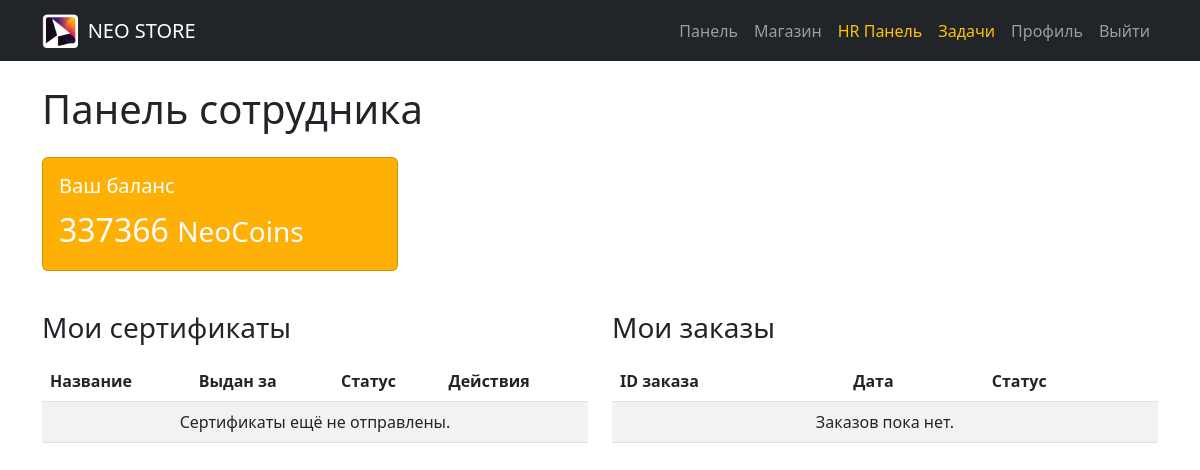
Before: /dashboard/ (signed in) with the older database file.
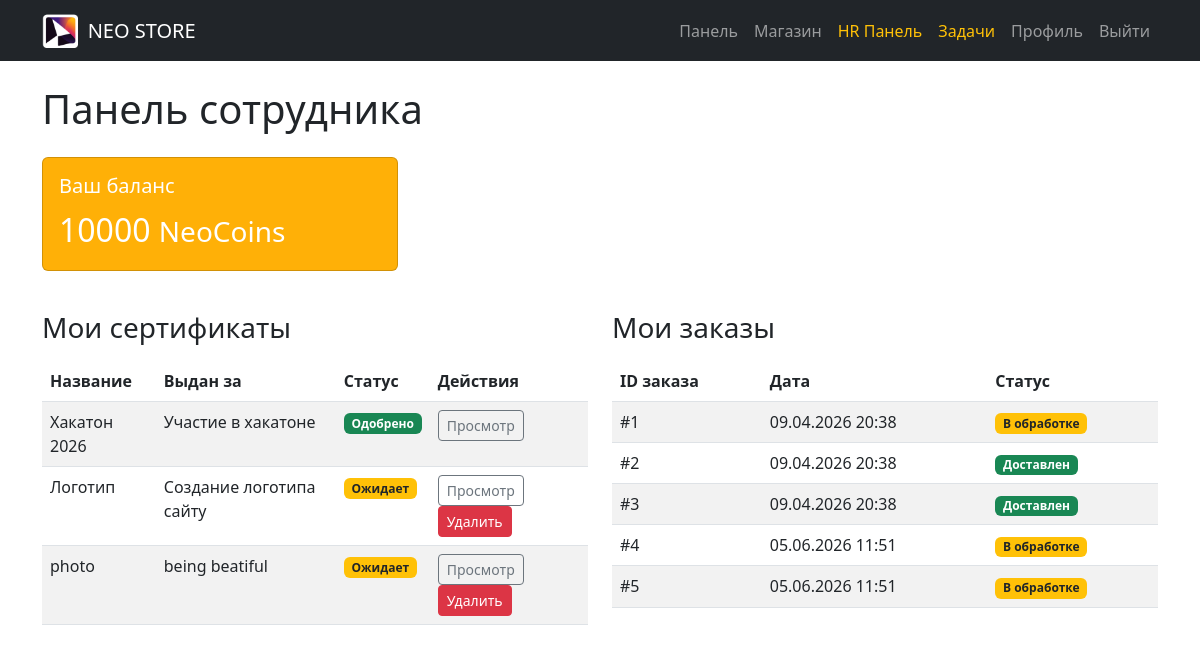
After: the same page with the newer database file.
### home/models.py (models this page shows, shortened)
class Certificate(models.Model):
    user = models.ForeignKey(User, on_delete=models.CASCADE)
    state = models.BooleanField(verbose_name='Is Checked', default=False)
    name = models.CharField(verbose_name='Name', max_length=100)
    givenfor = models.CharField(verbose_name='Given for', max_length=100)
    date = models.DateTimeField(verbose_name='Date of birth', null=True, auto_now_add=True)
    photo = models.FileField(verbose_name='File', upload_to='certificates/', null=True, blank=True)

class Order(models.Model):
    user = models.ForeignKey(User, on_delete=models.CASCADE)
    date = models.DateTimeField(verbose_name='Date of creation', auto_now_add=True)
    state = models.BooleanField(verbose_name='Is ready', default=False)

### home/views.py (the view)
# urls.py: path('dashboard/', views.employee_dashboard, name='employee-dashboard'),
@login_required
def employee_dashboard(request):
    user = request.user
    balance = user.wallet.money if user.wallet else 0
    my_certificates = Certificate.objects.filter(user=user)
    my_orders = Order.objects.filter(user=user)
    return render(request, 'home/employee_dashboard.html', {
        'balance': balance,
        'certificates': my_certificates,
        'orders': my_orders,
    })

### home/templates/home/employee_dashboard.html (shortened to what this page needs)
{% extends 'base.html' %}
{% block content %}
    <h1>Панель сотрудника</h1>
    <div class="row mt-4">
        <div class="col-md-4">
            <div class="card text-white mb-3" style="background-color: #FFB007;">
                <div class="card-body">
                    <h5 class="card-title">Ваш баланс</h5>
                    <p class="card-text fs-2">{{ balance }} <small>NeoCoins</small></p>
                </div>
            </div>
        </div>
    </div>
    <div class="row mt-4">
        <div class="col-md-6">
            <h3>Мои сертификаты</h3>
            <table class="table table-striped mt-3">
                <thead>
                    <tr>
                        <th>Название</th>
                        <th>Выдан за</th>
                        <th>Статус</th>
                        <th>Действия</th>
                    </tr>
                </thead>
                <tbody>
                    {% for cert in certificates %}
                        <tr>
                            <td>{{ cert.name }}</td>
                            <td>{{ cert.givenfor }}</td>
                            <td>
                                {% if cert.state %}
                                    <span class="badge bg-success">Одобрено</span>
                                {% else %}
                                    <span class="badge bg-warning text-dark">Ожидает</span>
                                {% endif %}
                            </td>
                            <td>
                                <button class="btn btn-sm btn-outline-secondary view-cert" data-id="{{ cert.id }}" data-name="{{ cert.name }}" data-givenfor="{{ cert.givenfor }}" data-date="{{ cert.date|date:'Y-m-d H:i:s' }}" data-state="{% if cert.state %}Одобрено{% else %}Ожидает{% endif %}" data-photo="{% if cert.photo %}{{ cert.photo.url }}{% endif %}">Просмотр</button>
                                {% if not cert.state %}
                                    <button class="btn btn-sm btn-danger delete-cert" data-id="{{ cert.id }}">Удалить</button>
                                {% endif %}
                            </td>
                        </tr>
                    {% empty %}
                        <tr><td colspan="4" class="text-center">Сертификаты ещё не отправлены.{% endfor %}
                </tbody>
            </table>
        </div>
        <div class="col-md-6">
            <h3>Мои заказы</h3>
            <table class="table table-striped mt-3">
                <thead>
                    <tr>
                        <th>ID заказа</th>
                        <th>Дата</th>
                        <th>Статус</th>
                    </tr>
                </thead>
                <tbody>
                    {% for order in orders %}
                        <tr>
                            <td>#{{ order.id }}</td>
                            <td>{{ order.date|date:"d.m.Y H:i" }}</td>
                            <td>
                                {% if order.state %}
                                    <span class="badge bg-success">Доставлен</span>
                                {% else %}
                                    <span class="badge bg-warning text-dark">В обработке</span>
                                {% endif %}
                            </td>
                        </tr>
                    {% empty %}
                        <tr><td colspan="3" class="text-center">Заказов пока нет.{% endfor %}
                </tbody>
            </table>
        </div>
    </div>
{% endblock %}
{% load static %}

Changed rows visible on the page:
added Certificate: name "Хакатон 2026", givenfor "Участие в хакатоне", state "Одобрено"
added Certificate: name "Логотип", givenfor "Создание логотипа сайту", state "Ожидает"
added Certificate: name "photo", givenfor "being beatiful", state "Ожидает"
added Order: id "1", date "09.04.2026 20:38", state "В обработке"
added Order: id "2", date "09.04.2026 20:38", state "Доставлен"
added Order: id "3", date "09.04.2026 20:38", state "Доставлен"
added Order: id "4", date "05.06.2026 11:51", state "В обработке"
added Order: id "5", date "05.06.2026 11:51", state "В обработке"
Other visible differences:
{{ balance }}: "337366" → "10000"
text no longer shown: "Сертификаты ещё не отправлены. Заказов пока нет."
